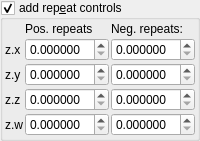
    <widget class="MyGroupBox" name="groupCheck_transf_function_enabled_false">
     <property name="font">
      <font>
       <weight>50</weight>
       <bold>false</bold>
      </font>
     </property>
     <property name="title">
      <string>add rep&amp;eat controls</string>
     </property>
     <property name="checkable">
      <bool>true</bool>
     </property>
     <layout class="QVBoxLayout" name="verticalLayout_4">
      <property name="leftMargin">
       <number>2</number>
      </property>
      <property name="topMargin">
       <number>2</number>
      </property>
      <property name="rightMargin">
       <number>2</number>
      </property>
      <property name="bottomMargin">
       <number>2</number>
      </property>
      <item>
       <layout class="QGridLayout" name="gridLayout_74" columnstretch="0,0,1,1">
        <property name="spacing">
         <number>2</number>
        </property>
        <item row="3" column="1" colspan="2">
         <widget class="MyDoubleSpinBox" name="spinbox4_transf_offsetA_1111_z">
          <property name="sizePolicy">
           <sizepolicy hsizetype="Minimum" vsizetype="Maximum">
            <horstretch>0</horstretch>
            <verstretch>0</verstretch>
           </sizepolicy>
          </property>
          <property name="prefix">
           <string/>
          </property>
          <property name="suffix">
           <string/>
          </property>
          <property name="decimals">
           <number>6</number>
          </property>
          <property name="minimum">
           <double>0.000000000000000</double>
          </property>
          <property name="maximum">
           <double>99.989999999999995</double>
          </property>
          <property name="singleStep">
           <double>1.000000000000000</double>
          </property>
         </widget>
        </item>
        <item row="0" column="1" colspan="2">
         <widget class="QLabel" name="label_273">
          <property name="text">
           <string>Pos. repeats</string>
          </property>
         </widget>
        </item>
        <item row="4" column="0">
         <widget class="QLabel" name="label_129">
          <property name="text">
           <string notr="true">z.w</string>
          </property>
         </widget>
        </item>
        <item row="4" column="1" colspan="2">
         <widget class="MyDoubleSpinBox" name="spinbox4_transf_offsetA_1111_w">
          <property name="sizePolicy">
           <sizepolicy hsizetype="Minimum" vsizetype="Maximum">
            <horstretch>0</horstretch>
            <verstretch>0</verstretch>
           </sizepolicy>
          </property>
          <property name="prefix">
           <string/>
          </property>
          <property name="suffix">
           <string/>
          </property>
          <property name="decimals">
           <number>6</number>
          </property>
          <property name="minimum">
           <double>0.000000000000000</double>
          </property>
          <property name="maximum">
           <double>99.989999999999995</double>
          </property>
          <property name="singleStep">
           <double>1.000000000000000</double>
          </property>
         </widget>
        </item>
        <item row="1" column="1" colspan="2">
         <widget class="MyDoubleSpinBox" name="spinbox4_transf_offsetA_1111_x">
          <property name="sizePolicy">
           <sizepolicy hsizetype="Minimum" vsizetype="Maximum">
            <horstretch>0</horstretch>
            <verstretch>0</verstretch>
           </sizepolicy>
          </property>
          <property name="prefix">
           <string/>
          </property>
          <property name="suffix">
           <string/>
          </property>
          <property name="decimals">
           <number>6</number>
          </property>
          <property name="minimum">
           <double>0.000000000000000</double>
          </property>
          <property name="maximum">
           <double>99.989999999999995</double>
          </property>
          <property name="singleStep">
           <double>1.000000000000000</double>
          </property>
         </widget>
        </item>
        <item row="3" column="0">
         <widget class="QLabel" name="label_128">
          <property name="text">
           <string notr="true">z.z</string>
          </property>
         </widget>
        </item>
        <item row="2" column="0">
         <widget class="QLabel" name="label_126">
          <property name="text">
           <string notr="true">z.y</string>
          </property>
         </widget>
        </item>
        <item row="4" column="3">
         <widget class="MyDoubleSpinBox" name="spinbox4_transf_offsetB_1111_w">
          <property name="sizePolicy">
           <sizepolicy hsizetype="Minimum" vsizetype="Maximum">
            <horstretch>0</horstretch>
            <verstretch>0</verstretch>
           </sizepolicy>
          </property>
          <property name="prefix">
           <string/>
          </property>
          <property name="suffix">
           <string/>
          </property>
          <property name="decimals">
           <number>6</number>
          </property>
          <property name="minimum">
           <double>0.000000000000000</double>
          </property>
          <property name="maximum">
           <double>99.989999999999995</double>
          </property>
          <property name="singleStep">
           <double>1.000000000000000</double>
          </property>
         </widget>
        </item>
        <item row="1" column="3">
         <widget class="MyDoubleSpinBox" name="spinbox4_transf_offsetB_1111_x">
          <property name="sizePolicy">
           <sizepolicy hsizetype="Minimum" vsizetype="Maximum">
            <horstretch>0</horstretch>
            <verstretch>0</verstretch>
           </sizepolicy>
          </property>
          <property name="prefix">
           <string/>
          </property>
          <property name="suffix">
           <string/>
          </property>
          <property name="decimals">
           <number>6</number>
          </property>
          <property name="minimum">
           <double>0.000000000000000</double>
          </property>
          <property name="maximum">
           <double>99.989999999999995</double>
          </property>
          <property name="singleStep">
           <double>1.000000000000000</double>
          </property>
         </widget>
        </item>
        <item row="1" column="0">
         <widget class="QLabel" name="label_123">
          <property name="text">
           <string notr="true">z.x</string>
          </property>
         </widget>
        </item>
        <item row="3" column="3">
         <widget class="MyDoubleSpinBox" name="spinbox4_transf_offsetB_1111_z">
          <property name="sizePolicy">
           <sizepolicy hsizetype="Minimum" vsizetype="Maximum">
            <horstretch>0</horstretch>
            <verstretch>0</verstretch>
           </sizepolicy>
          </property>
          <property name="prefix">
           <string/>
          </property>
          <property name="suffix">
           <string/>
          </property>
          <property name="decimals">
           <number>6</number>
          </property>
          <property name="minimum">
           <double>0.000000000000000</double>
          </property>
          <property name="maximum">
           <double>99.989999999999995</double>
          </property>
          <property name="singleStep">
           <double>1.000000000000000</double>
          </property>
         </widget>
        </item>
        <item row="2" column="3">
         <widget class="MyDoubleSpinBox" name="spinbox4_transf_offsetB_1111_y">
          <property name="sizePolicy">
           <sizepolicy hsizetype="Minimum" vsizetype="Maximum">
            <horstretch>0</horstretch>
            <verstretch>0</verstretch>
           </sizepolicy>
          </property>
          <property name="prefix">
           <string/>
          </property>
          <property name="suffix">
           <string/>
          </property>
          <property name="decimals">
           <number>6</number>
          </property>
          <property name="minimum">
           <double>0.000000000000000</double>
          </property>
          <property name="maximum">
           <double>99.989999999999995</double>
          </property>
          <property name="singleStep">
           <double>1.000000000000000</double>
          </property>
         </widget>
        </item>
        <item row="0" column="3">
         <widget class="QLabel" name="label_274">
          <property name="text">
           <string>Neg. repeats:</string>
          </property>
         </widget>
        </item>
        <item row="2" column="1" colspan="2">
         <widget class="MyDoubleSpinBox" name="spinbox4_transf_offsetA_1111_y">
          <property name="sizePolicy">
           <sizepolicy hsizetype="Minimum" vsizetype="Maximum">
            <horstretch>0</horstretch>
            <verstretch>0</verstretch>
           </sizepolicy>
          </property>
          <property name="prefix">
           <string/>
          </property>
          <property name="suffix">
           <string/>
          </property>
          <property name="decimals">
           <number>6</number>
          </property>
          <property name="minimum">
           <double>0.000000000000000</double>
          </property>
          <property name="maximum">
           <double>99.989999999999995</double>
          </property>
          <property name="singleStep">
           <double>1.000000000000000</double>
          </property>
         </widget>
        </item>
       </layout>
      </item>
     </layout>
    </widget>
